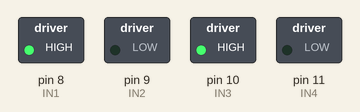
Bench run of a sketch on a simulated Arduino Uno, built with avr-gcc and run on an emulated ATmega328P. Shown: switched loads named in the sketch (green lamp = pin HIGH).

Above: at 0.1 s.
Timing chart, 0 to 1.6 s (numbered marks = the images above):
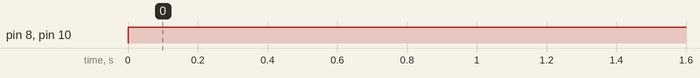

Measured:
- by itself, pin 8 (IN1), pin 10 (IN3): LOW → HIGH at 0.00 s

The sketch:

robot.ino
```cpp
#define IN1 8
#define IN2 9
#define IN3 10
#define IN4 11

void setup() {
  Serial.begin(9600);

  pinMode(IN1, OUTPUT);
  pinMode(IN2, OUTPUT);
  pinMode(IN3, OUTPUT);
  pinMode(IN4, OUTPUT);
}

void loop() {
  backward();
}

void backward() {
  digitalWrite(IN1, HIGH);
  digitalWrite(IN2, LOW);
  digitalWrite(IN3, HIGH);
  digitalWrite(IN4, LOW);
}

void forward() {
  digitalWrite(IN1, LOW);
  digitalWrite(IN2, HIGH);
  digitalWrite(IN3, LOW);
  digitalWrite(IN4, HIGH);
}

void stop() {
  digitalWrite(IN1, LOW);
  digitalWrite(IN2, LOW);
  digitalWrite(IN3, LOW);
  digitalWrite(IN4, LOW);
}
```
